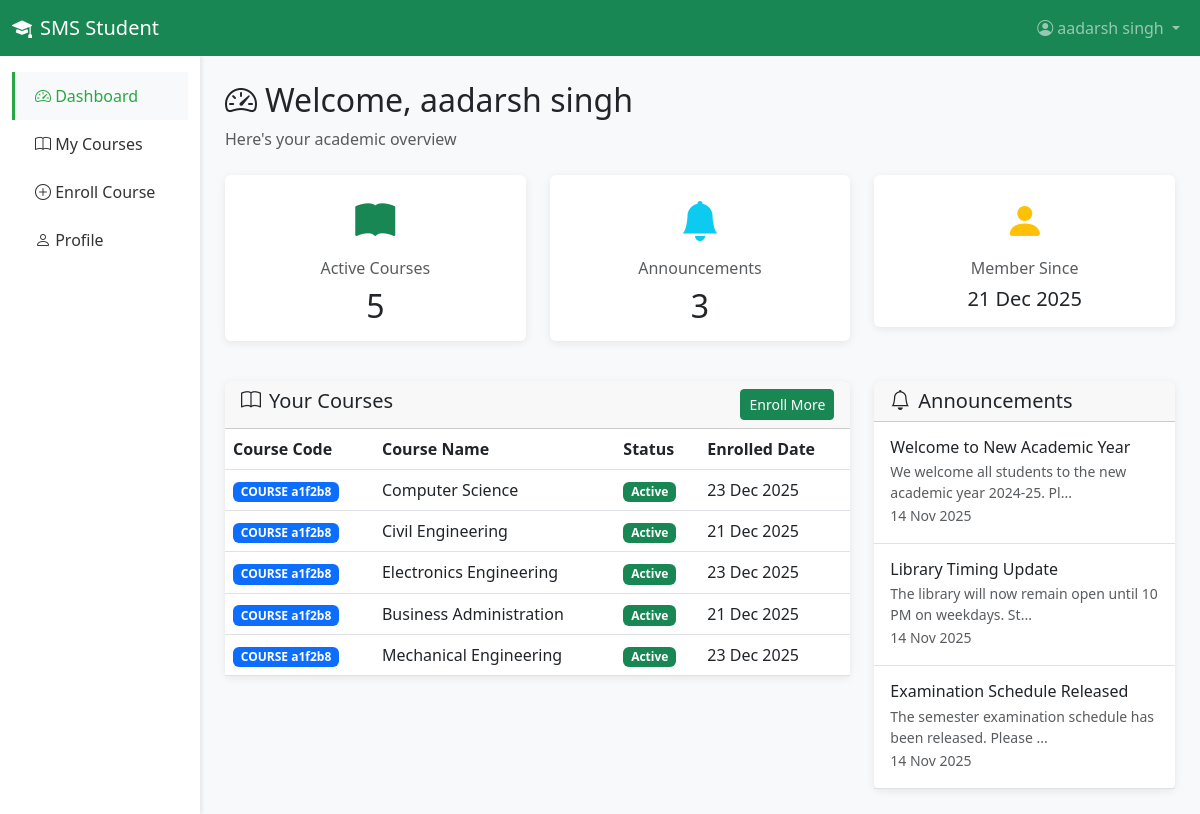
Page /student/dashboard.php (signed in) on the committed database.
### tables this page shows
CREATE TABLE `students` (
  `id` varchar(36) NOT NULL,
  `name` varchar(150) NOT NULL,
  `email` varchar(150) NOT NULL,
  `phone` varchar(20) DEFAULT NULL,
  `address` text DEFAULT NULL,
  `password_hash` varchar(255) NOT NULL,
  `created_at` timestamp NOT NULL DEFAULT current_timestamp()
);

CREATE TABLE `enrollments` (
  `id` varchar(36) NOT NULL,
  `student_id` varchar(36) NOT NULL,
  `course_id` varchar(36) NOT NULL,
  `status` varchar(20) DEFAULT 'active',
  `enrollment_date` timestamp NOT NULL DEFAULT current_timestamp()
);

CREATE TABLE `notifications` (
  `id` varchar(36) NOT NULL,
  `title` varchar(200) NOT NULL,
  `message` text NOT NULL,
  `admin_id` varchar(151) NOT NULL,
  `created_by` varchar(36) DEFAULT NULL,
  `created_at` timestamp NOT NULL DEFAULT current_timestamp()
);

### config.php (called while the page is built, shortened)
<?php
function format_date($date)
{
    return date('d M Y', strtotime($date));
}

### student/dashboard.php (the view, shortened to what this page needs)
<?php
require_once '../config.php';
$student_id = $_SESSION['student_id'];
$student = null;
$stmt = $conn->prepare("SELECT * FROM students WHERE id = ?");
$stmt->bind_param("i", $student_id);
$stmt->execute();
$result = $stmt->get_result();
if ($result->num_rows > 0) {
    $student = $result->fetch_assoc();
}
$enrollments = [];
$stmt = $conn->prepare("SELECT * FROM enrollments WHERE student_id = ? AND status = 'active'");
$stmt->bind_param("i", $student_id);
$stmt->execute();
$result = $stmt->get_result();
while ($row = $result->fetch_assoc()) {
    $enrollments[] = $row;
}
$notifications = [];
$sql = "SELECT * FROM notifications ORDER BY created_at DESC LIMIT 3";
$result = $conn->query($sql);
while ($row = $result->fetch_assoc()) {
    $notifications[] = $row;
}
$course_names = [];
if (count($enrollments) > 0) {
    $course_ids = array_map(function ($e) {
        return $e['course_id'];
    }, $enrollments);
    $in = implode(',', array_fill(0, count($course_ids), '?'));
    $types = str_repeat('i', count($course_ids));
    $stmt = $conn->prepare("SELECT id, course_name FROM courses WHERE id IN ($in)");
    $stmt->bind_param($types, ...$course_ids);
    $stmt->execute();
    $result = $stmt->get_result();
    while ($row = $result->fetch_assoc()) {
        $course_names[$row['id']] = $row['course_name'];
    }
}
?>
<!DOCTYPE html>
<html lang="en">
<head>
    <link href="https://cdn.jsdelivr.net/npm/bootstrap@5.3.0/dist/css/bootstrap.min.css" rel="stylesheet">
    <link rel="stylesheet" href="https://cdn.jsdelivr.net/npm/bootstrap-icons@1.10.0/font/bootstrap-icons.css">
</head>
<body>
    <nav class="navbar navbar-expand-lg navbar-dark bg-success">
        <div class="container-fluid">
            <a class="navbar-brand" href="dashboard.php">
                <i class="bi bi-mortarboard-fill me-2"></i>SMS Student
            </a>
            <ul class="navbar-nav ms-auto">
                <li class="nav-item dropdown">
                    <a class="nav-link dropdown-toggle" href="#" role="button" data-bs-toggle="dropdown">
                        <i class="bi bi-person-circle me-1"></i><?php echo htmlspecialchars($_SESSION['student_name']); ?>
                    </a>
                </li>
            </ul>
        </div>
    </nav>
    <div class="container-fluid">
        <div class="row">
            <div class="col-md-3 col-lg-2 sidebar">
                <ul class="nav flex-column pt-3">
                    <li class="nav-item">
                        <a class="nav-link active" href="dashboard.php">
                            <i class="bi bi-speedometer2"></i> Dashboard
                        </a>
                    </li>
                    <li class="nav-item">
                        <a class="nav-link" href="my_courses.php">
                            <i class="bi bi-book"></i> My Courses
                        </a>
                    </li>
                    <li class="nav-item">
                        <a class="nav-link" href="enroll_course.php">
                            <i class="bi bi-plus-circle"></i> Enroll Course
                        </a>
                    </li>
                    <li class="nav-item">
                        <a class="nav-link" href="profile.php">
                            <i class="bi bi-person"></i> Profile
                        </a>
                    </li>
                </ul>
            </div>
            <main class="col-md-9 ms-sm-auto col-lg-10 main-content">
                <div class="mb-4">
                    <h2><i class="bi bi-speedometer2 me-2"></i>Welcome, <?php echo htmlspecialchars($_SESSION['student_name']); ?></h2>
                    <p class="text-muted">Here's your academic overview</p>
                </div>
                <div class="row mb-4">
                    <div class="col-md-4 mb-3">
                        <div class="card">
                            <div class="card-body text-center">
                                <i class="bi bi-book-fill text-success" style="font-size: 2.5rem;"></i>
                                <h6 class="text-muted mt-2">Active Courses</h6>
                                <h2 class="mb-0"><?php echo count($enrollments); ?></h2>
                            </div>
                        </div>
                    </div>
                    <div class="col-md-4 mb-3">
                        <div class="card">
                            <div class="card-body text-center">
                                <i class="bi bi-bell-fill text-info" style="font-size: 2.5rem;"></i>
                                <h6 class="text-muted mt-2">Announcements</h6>
                                <h2 class="mb-0"><?php echo count($notifications); ?></h2>
                            </div>
                        </div>
                    </div>
                    <div class="col-md-4 mb-3">
                        <div class="card">
                            <div class="card-body text-center">
                                <i class="bi bi-person-fill text-warning" style="font-size: 2.5rem;"></i>
                                <h6 class="text-muted mt-2">Member Since</h6>
                                <h5 class="mb-0"><?php echo $student ? format_date($student['created_at']) : '-'; ?></h5>
                            </div>
                        </div>
                    </div>
                </div>
                <div class="row">
                    <div class="col-lg-8">
                        <div class="card">
                            <div class="card-header d-flex justify-content-between">
                                <h5 class="mb-0"><i class="bi bi-book me-2"></i>Your Courses</h5>
                                <a href="enroll_course.php" class="btn btn-sm btn-success">Enroll More</a>
                            </div>
                            <div class="card-body p-0">
                                <div class="table-responsive">
                                    <table class="table table-hover mb-0">
                                        <thead>
                                            <tr>
                                                <th>Course Code</th>
                                                <th>Course Name</th>
                                                <th>Status</th>
                                                <th>Enrolled Date</th>
                                            </tr>
                                        </thead>
                                        <tbody>
                                            <?php if (count($enrollments) > 0): ?>
                                                <?php foreach ($enrollments as $e): ?>
                                                    <tr>
                                                        <td>
                                                            <span class="badge bg-primary">
                                                                <?php echo 'COURSE ' . substr($e['course_id'], 0, 6); ?>
                                                            </span>
                                                        </td>
                                                        <td><?php echo isset($course_names[$e['course_id']]) ? htmlspecialchars($course_names[$e['course_id']]) : 'Course Name'; ?></td>
                                                        <td><span class="badge bg-success">Active</span></td>
                                                        <td><?php echo format_date($e['enrollment_date']); ?></td>
                                                    </tr>
                                                <?php endforeach; ?>
                                            <?php else: ?>
                                                <tr>
                                                    <td colspan="4" class="text-center text-muted py-4">No enrolled courses</td>
                                                </tr>
                                            <?php endif; ?>
                                        </tbody>
                                    </table>
                                </div>
                            </div>
                        </div>
                    </div>
                    <div class="col-lg-4">
                        <div class="card">
                            <div class="card-header">
                                <h5 class="mb-0"><i class="bi bi-bell me-2"></i>Announcements</h5>
                            </div>
                            <div class="card-body p-0">
                                <?php if (count($notifications) > 0): ?>
                                    <?php foreach ($notifications as $notif): ?>
                                        <div class="p-3 border-bottom">
                                            <h6 class="mb-1"><?php echo htmlspecialchars($notif['title']); ?></h6>
                                            <p class="text-muted small mb-0"><?php echo htmlspecialchars(substr($notif['message'], 0, 60)); ?>...</p>
                                            <small class="text-muted"><?php echo format_date($notif['created_at']); ?></small>
                                        </div>
                                    <?php endforeach; ?>
                                <?php else: ?>
                                    <div class="p-3 text-center text-muted">
                                        <p class="mb-0">No announcements</p>
                                    </div>
                                <?php endif; ?>
                            </div>
                        </div>
                    </div>
                </div>
            </main>
        </div>
    </div>
</body>
</html>

### student/dashboard.php (style rules this page uses)
body { background-color: #f8f9fa; }
.sidebar { min-height: calc(100vh - 56px); background-color: #fff; box-shadow: 2px 0 4px rgba(0, 0, 0, .08); }
.sidebar .nav-link { color: #333; padding: 12px 20px; border-left: 3px solid transparent; }
.sidebar .nav-link.active { background-color: #f8f9fa; border-left-color: #28a745; color: #28a745; }
.main-content { padding: 25px; }
.card { border: none; box-shadow: 0 2px 8px rgba(0, 0, 0, .08); }

### rows in the picture
students: created_at "21 Dec 2025"
enrollments: course "a1f2b8", course "Computer Science", enrollment_date "23 Dec 2025"
enrollments: course "a1f2b8", course "Civil Engineering", enrollment_date "21 Dec 2025"
enrollments: course "a1f2b8", course "Electronics Engineering", enrollment_date "23 Dec 2025"
enrollments: course "a1f2b8", course "Business Administration", enrollment_date "21 Dec 2025"
enrollments: course "a1f2b8", course "Mechanical Engineering", enrollment_date "23 Dec 2025"
notifications: title "Welcome to New Academic Year", message "We welcome all students to the new academic year 2024-25. Pl", created_at "14 Nov 2025"
notifications: title "Library Timing Update", message "The library will now remain open until 10 PM on weekdays. St", created_at "14 Nov 2025"
notifications: title "Examination Schedule Released", message "The semester examination schedule has been released. Please", created_at "14 Nov 2025"

### other values in the picture
$_SESSION['student_name'] "aadarsh singh"
count($enrollments) "5"
count($notifications) "3"
